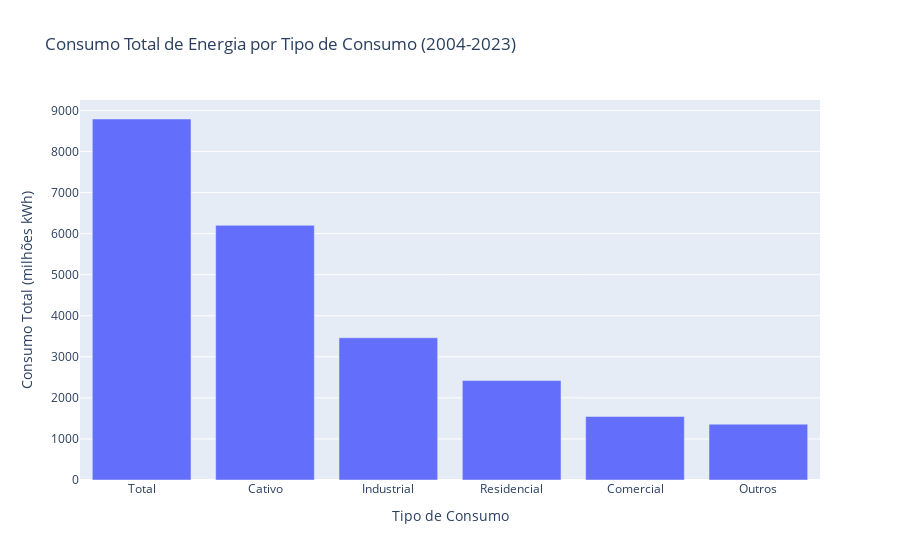

This figure's notebook cell:
### Markdown cell above
Vejamos se estes tipos de consumo Cativo e Total são Representativos.

### Code cell
import plotly.express as px

# Agrupa o consumo total por tipo de consumo no dataset completo
consumo_por_tipo = df_completo.groupby('tipo_consumo')['consumo'].sum().reset_index()

# Converte para milhões para facilitar a leitura
consumo_por_tipo['consumo_milhao'] = consumo_por_tipo['consumo'] / 1_000_000

fig = px.bar(
    consumo_por_tipo.sort_values('consumo_milhao', ascending=False),
    x='tipo_consumo', y='consumo_milhao',
    title='Consumo Total de Energia por Tipo de Consumo (2004-2023)',
    labels={'consumo_milhao': 'Consumo Total (milhões kWh)', 'tipo_consumo': 'Tipo de Consumo'}
)
fig.show()

### Figure 1 — Plotly figure (JSON) as saved in the notebook; plotly's stock layout.template omitted (floating-point values rounded to 4 significant figures)
{"data": [{"alignmentgroup": "True", "hovertemplate": "Tipo de Consumo=%{x}<br>Consumo Total (milhões kWh)=%{y}<extra></extra>", "legendgroup": "", "marker": {"color": "#636efa", "pattern": {"shape": ""}}, "name": "", "offsetgroup": "", "orientation": "v", "showlegend": false, "textposition": "auto", "type": "bar", "x": ["Total", "Cativo", "Industrial", "Residencial", "Comercial", "Outros"], "xaxis": "x", "y": [8791.0, 6202.0, 3464.0, 2421.0, 1547.0, 1359.0], "yaxis": "y"}], "layout": {"barmode": "relative", "legend": {"tracegroupgap": 0}, "title": {"text": "Consumo Total de Energia por Tipo de Consumo (2004-2023)"}, "xaxis": {"anchor": "y", "domain": [0, 1], "title": {"text": "Tipo de Consumo"}}, "yaxis": {"anchor": "x", "domain": [0, 1], "title": {"text": "Consumo Total (milhões kWh)"}}}}
